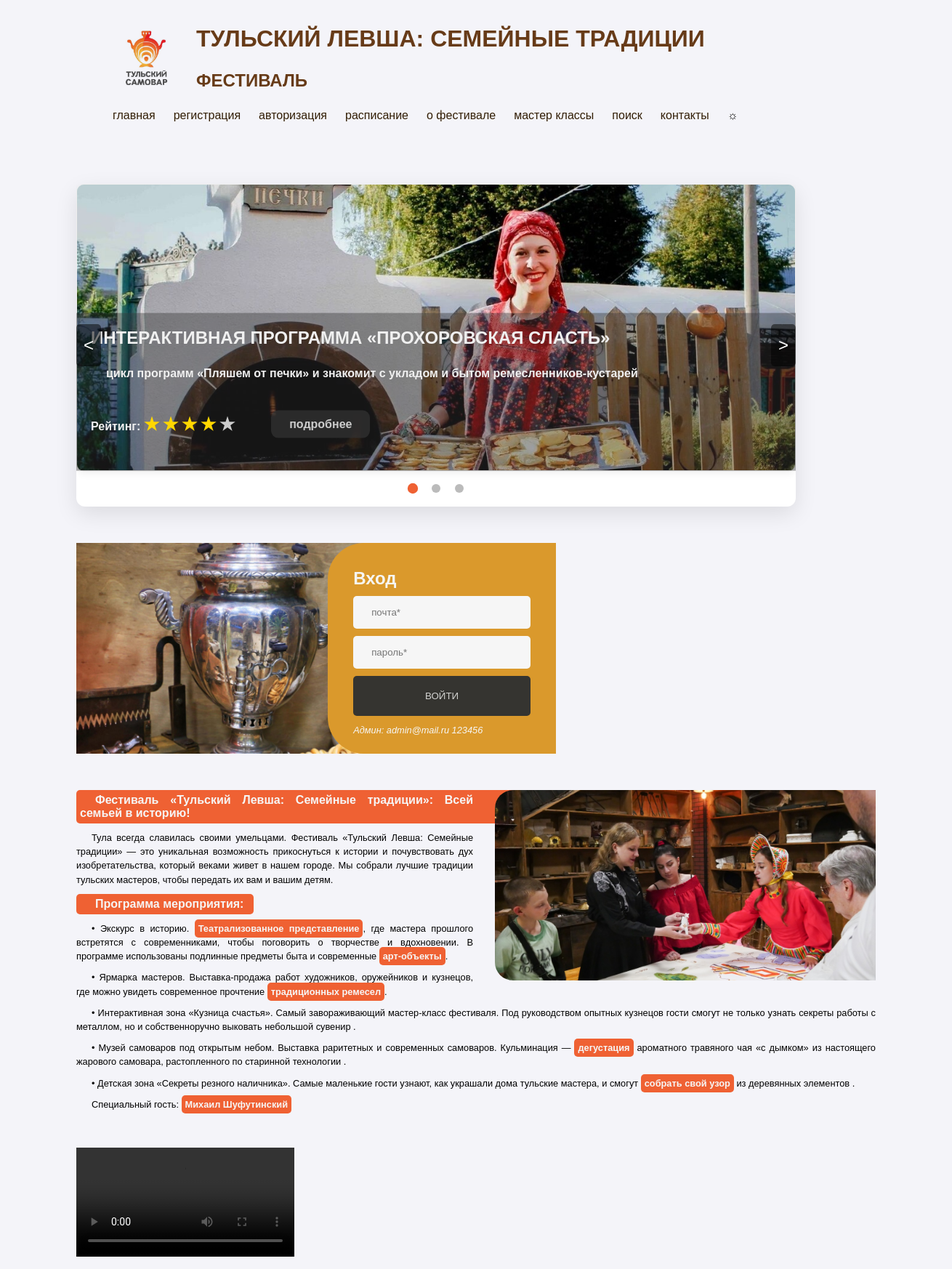
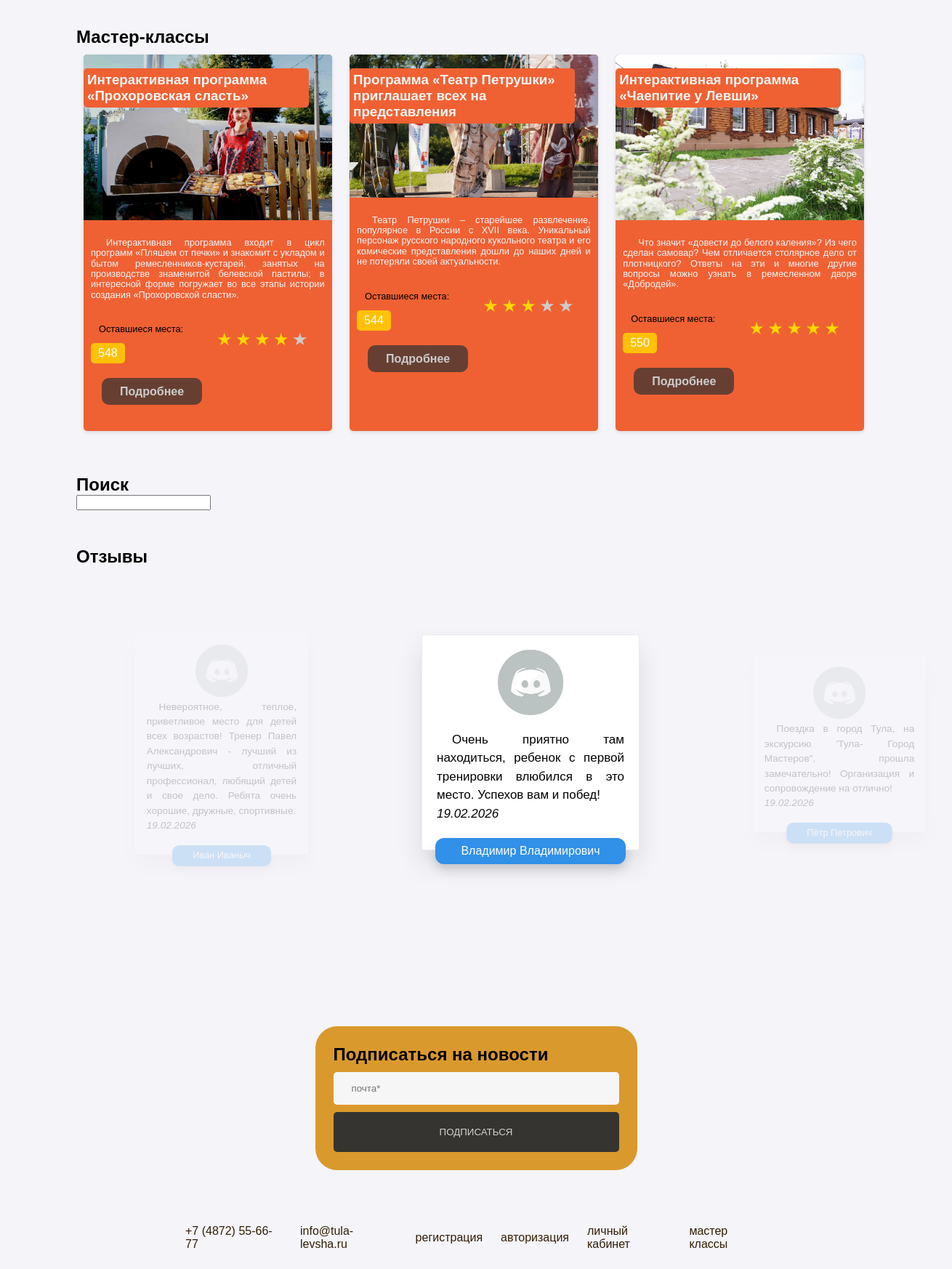
The page / on the database its author committed (2 pictures, top to bottom).
### index.php (the view, shortened to what this page needs)
<!DOCTYPE html>
<html lang="ru">
<head>
    <link rel="stylesheet" href="./css/styles.css">
</head>
<body class="dark">
    <?php
    require_once ('./php/config.php');
    $masterClasses = $conn->query('SELECT * FROM `master-classes` WHERE 1');
    ?>
    <div class="wrapper">
        <header class="col">
            <div class="row">
                <img src="./img/logo.jpg" alt="Логотип" class="logo">
                <div class="col">
                    <h1>Тульский Левша: Семейные традиции</h1>
                    <h2>Фестиваль</h2>
                </div>
            </div>
            <nav class="row">
                <a href="#">Главная</a>
                <?php if (!isset($_SESSION['id'])) { ?>
                <a href="./reg.php">Регистрация</a>
                <a href="#auth">Авторизация</a>
                <?php } ?>
                <a href="./schedule.php">Расписание</a>
                <a href="#about">О фестивале</a>
                <a href="#master-class">Мастер классы</a>
                <a href="#search">Поиск</a>
                <a href="#contacts">Контакты</a>
                <span id="darkBtn">☼</span>
            </nav>
        </header>
        <main>
               <section class="slider-container">
                    <div class="slider-wrapper">
                        <div class="slider">
                            <div class="slide" data-slide-index="0">
                                <div class="slide-content">
                                    <img src="./img/plyashem-ot-pechki.jpg" alt="Мастер-класс по росписи пряника">
                                    <div class="info darkBg">
                                        <h3>Интерактивная программа «Прохоровская сласть»</h3>
                                        <p class="description">цикл программ «Пляшем от печки» и знакомит с укладом и бытом ремесленников-кустарей</p>
                                        <div class="row">
                                            <div class="rating">
                                                Рейтинг:
                                                <span class="star active">★</span>
                                                <span class="star active">★</span>
                                                <span class="star active">★</span>
                                                <span class="star active">★</span>
                                                <span class="star">★</span>
                                            </div>
                                            <a href="./master-class.php?id=1" class="more margLeftAuto">подробнее</a>
                                        </div>
                                    </div>
                                </div>
                            </div>
                        </div>
                        <button class="nav-arrow prev">&lt;</button>
                        <button class="nav-arrow next">&gt;</button>
                        <div class="dots-container">
                            <span class="dot active" data-dot-index="0"></span>
                            <span class="dot" data-dot-index="1"></span>
                            <span class="dot" data-dot-index="2"></span>
                        </div>
                    </div>
                </section>
                <section id="auth">
                     <div class="formWrapper row nogap">
                        <div class="formImg">
                            <img src="./img/samovar.jpg" alt="Самовар" >
                        </div>
                        <form action="./php/auth.php" method="post" class="gap10 form col">
                            <h2>Вход</h2>
                            <input type="text" placeholder="почта*" name="mail">
                            <input type="password" placeholder="пароль*" name="passw">
                            <input type="submit" value="войти">
                            <i class="smal">Админ: admin@mail.ru 123456</i>
                        </form>
                     </div>
                </section>
                <section id="about">
                    <img class="rightImg" src="./img/masterskaya.jpg" alt="Мастерская">
                           <p class="hightlight">Фестиваль «Тульский Левша: Семейные традиции»: Всей семьей в историю!</p>
                           <p class="smal">Тула всегда славилась своими умельцами. Фестиваль «Тульский Левша: Семейные традиции» — это уникальная возможность прикоснуться
                             к истории и почувствовать дух изобретательства, который веками живет в нашем городе. Мы собрали лучшие традиции тульских
                             мастеров, чтобы передать их вам и вашим детям.</p>
                             <p class="marb0 hightlight">Программа мероприятия: &nbsp;</p>
                             <p class="smal">• Экскурс в историю. <span class="hightlight">Театрализованное представление</span>, где мастера прошлого встретятся с современниками, чтобы поговорить о творчестве и вдохновении. В программе использованы подлинные предметы быта и современные <span class="hightlight">арт-объекты</span>.</p>
                            <p class="smal">• Ярмарка мастеров. Выставка-продажа работ художников, оружейников и кузнецов, где можно увидеть современное прочтение <span class="hightlight">традиционных ремесел</span>.</p>
                            <p class="smal">• Интерактивная зона «Кузница счастья». Самый завораживающий мастер-класс фестиваля. Под руководством опытных кузнецов гости смогут не только узнать секреты работы с металлом, но и собственноручно выковать небольшой сувенир .</p>
                            <p class="smal">• Музей самоваров под открытым небом. Выставка раритетных и современных самоваров. Кульминация — <span class="hightlight">дегустация</span> ароматного травяного чая «с дымком» из настоящего жарового самовара, растопленного по старинной технологии .</p>
                            <p class="smal">• Детская зона «Секреты резного наличника». Самые маленькие гости узнают, как украшали дома тульские мастера, и смогут <span class="hightlight">собрать свой узор</span> из деревянных элементов .</p>
                            <p class="smal">Специальный гость: <span class="hightlight">Михаил Шуфутинский</span></p>
                </section>
                <section>
                    <video src="./video/XI_Международный_фестиваль_народных_промыслов_Город_ремёсел_торжественно_открылся_в_Вологде.mp4" controls></video>
                </section>
                <section id="master-class">
                    <h2>Мастер-классы</h2>
                    <?php while ($row = $masterClasses->fetch_assoc()) { ?>
                    <div class="card">
                        <h3 class="hightlight"><?php echo htmlspecialchars($row['header']) ?></h3>
                        <img src="<?php echo htmlspecialchars($row['img']) ?>" alt="<?php echo htmlspecialchars($row['img']) ?>">
                        <?php echo ($row['descr']) ?>
                        <div class="row marb30">
                            <div class="col nogap">
                                <p class="smal">Оставшиеся места: </p>
                                <div class="valueEntries"><?php echo htmlspecialchars($row['allEntries']) ?></div>
                            </div>
                            <p class="c-rate">
                                <?php $rate = (int) $row['rate'] ?>
                                <span class="star <?php if ($rate > 0) {echo 'active'; $rate--;} ?>">★</span>
                                <span class="star <?php if ($rate > 0) {echo 'active'; $rate--;} ?>">★</span>
                                <span class="star <?php if ($rate > 0) {echo 'active'; $rate--;} ?>">★</span>
                                <span class="star <?php if ($rate > 0) {echo 'active'; $rate--;} ?>">★</span>
                                <span class="star <?php if ($rate > 0) {echo 'active'; $rate--;} ?>">★</span>
                            </p>
                        </div>
                        <a class="more" href="./master-class.php?id=<?php echo htmlspecialchars($row['id']) ?>">Подробнее</a>
                    </div>
                    <?php } ?>
                </section>
                <section id="search">
                    <h2>Поиск</h2>
                    <input type="text">
                </section>
                <section class="testimonials">
	<div class="container">
        <h2>Отзывы</h2>
      <div class="row">
        <div class="col-sm-12">
          <div id="customers-testimonials" class="owl-carousel row">
            <div class="item">
              <div class="shadow-effect">
                <img class="img-circle" src="/img/pfp.webp" alt="Ава">
                <p>Невероятное, теплое, приветливое место для детей всех возрастов! Тренер Павел Александрович - лучший из лучших, отличный профессионал, любящий детей и свое дело. Ребята очень хорошие, дружные, спортивные.<br>
                <i>19.02.2026</i></p>
              </div>
              <div class="testimonial-name">Иван Иваныч</div>
            </div>
            <div class="owl-item active center">
                <div class="item">
                  <div class="shadow-effect">
                    <img class="img-circle" src="/img/pfp.webp" alt="Ава">
                    <p>Очень приятно там находиться, ребенок с первой тренировки влюбился в это место. Успехов вам и побед!<br>
                <i>19.02.2026</i></p>
                  </div>
                  <div class="testimonial-name">Владимир Владимирович</div>
                </div>
            </div>
            <div class="item">
              <div class="shadow-effect">
                <img class="img-circle" src="/img/pfp.webp" alt="Ава">
                <p>Поездка в город Тула, на экскурсию 'Тула- Город Мастеров", прошла замечательно! Организация и сопровождение на отлично!<br>
                <i>19.02.2026</i></p>
              </div>
              <div class="testimonial-name">Пётр Петрович</div>
            </div>
          </div>
        </div>
      </div>
      </div>
    </section>
    <section>
        <form action="" class="newsForm col gap10">
            <h2>Подписаться на новости</h2>
            <input type="email" placeholder="почта*" name="mail">
            <input type="submit" value="Подписаться">
        </form>
    </section>
    <footer id="contacts">
        <nav class="row">
            <a href="+7 (4872) 55-66-77">+7 (4872) 55-66-77</a>
            <a href="info@tula-levsha.ru">info@tula-levsha.ru</a>
            <?php
                if (!isset($_SESSION['id'])) { ?>
                <a href="./reg.php">Регистрация</a>
                <a href="#auth">Авторизация</a>
            <?php } ?>
            <a href="./account.phpphp">Личный кабинет</a>
            <a href="#master-class">Мастер классы</a>
        </nav>
    </footer>
        </main>
    </div>
</body>
</html>

### rows shown on the page
master-classes: header "Интерактивная программа «Прохоровская сласть»", img (picture), descr "Интерактивная программа входит в цикл программ «Пляшем от печки» и знакомит с укладом и бытом ремесленников-кустарей, занятых на производстве знаменитой белевской пастилы; в интересной форме погружает во все этапы истории создания «Прохоровской сласти».", allEntries "548"
master-classes: header "Программа «Театр Петрушки» приглашает всех на представления", img (picture), descr "Театр Петрушки – старейшее развлечение, популярное в России с XVII века. Уникальный персонаж русского народного кукольного театра и его комические представления дошли до наших дней и не потеряли своей актуальности.", allEntries "544"
master-classes: header "Интерактивная программа «Чаепитие у Левши»", img (picture), descr "Что значит «довести до белого каления»? Из чего сделан самовар? Чем отличается столярное дело от плотницкого? Ответы на эти и многие другие вопросы можно узнать в ремесленном дворе «Добродей».", allEntries "550"
